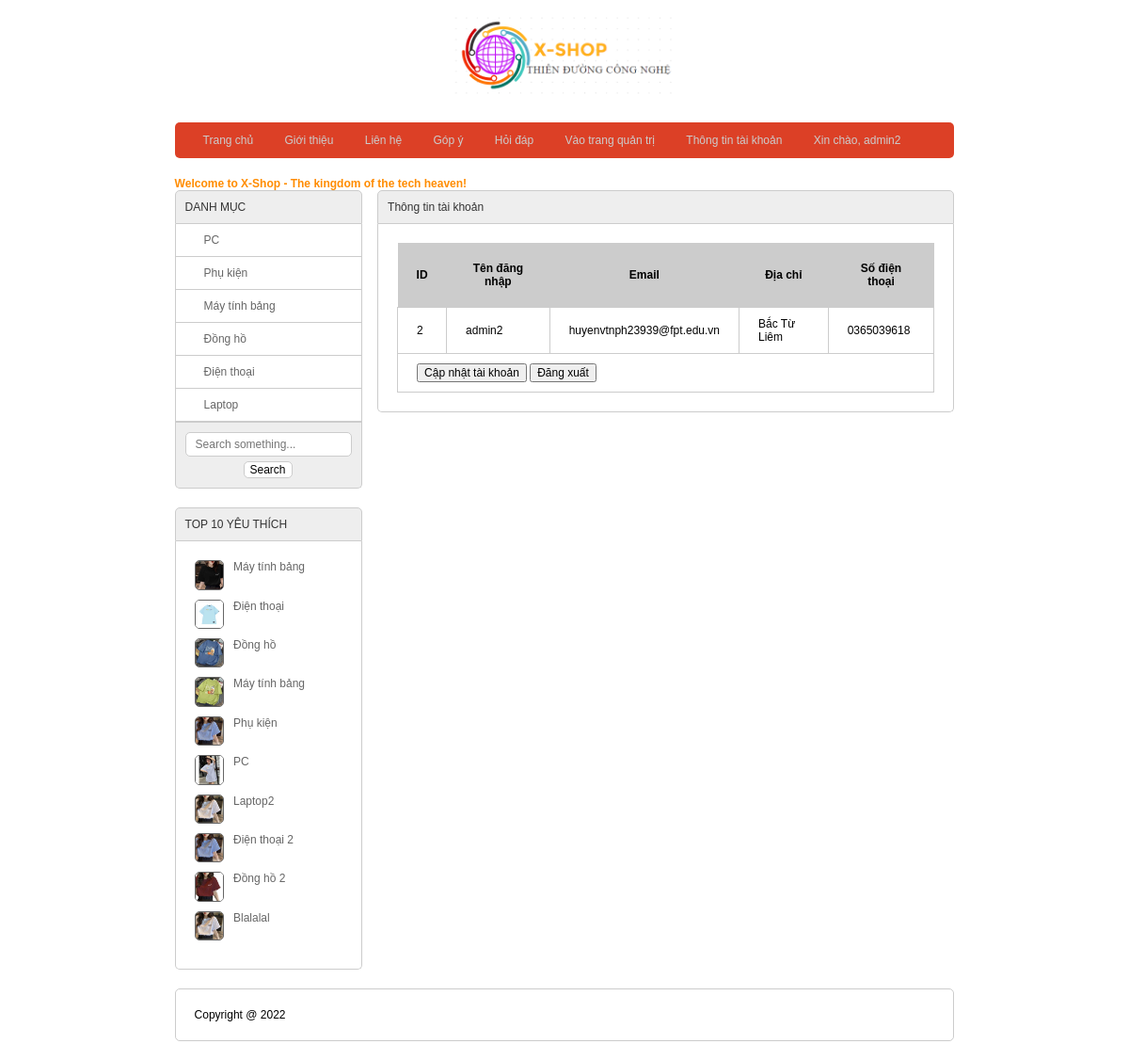
Screenshot of /index.php?act=viewtk (signed in) with the database file from the repository.
### tables this page shows
CREATE TABLE `danh_muc` (
  `id` int(11) NOT NULL,
  `name` varchar(255) NOT NULL
);

CREATE TABLE `san_pham` (
  `id` int(11) NOT NULL,
  `name` varchar(255) NOT NULL,
  `price` double(10,2) NOT NULL DEFAULT 0.00,
  `image` varchar(255) DEFAULT NULL,
  `mo_ta` text DEFAULT NULL,
  `view` int(11) NOT NULL DEFAULT 0,
  `iddm` int(11) NOT NULL
);

### model/pdo.php (called while the page is built, shortened)
<?php
function pdo_get_connection(){
    $dburl = "mysql:host=localhost;dbname=duanmau_ph23939;charset=utf8";
    $username = 'root';
    $password = '';
    $conn = new PDO($dburl, $username, $password);
    $conn->setAttribute(PDO::ATTR_ERRMODE, PDO::ERRMODE_EXCEPTION);
    return $conn;
}
function pdo_query($sql){
    $sql_args = array_slice(func_get_args(), 1);
    try{
        $conn = pdo_get_connection();
        $stmt = $conn->prepare($sql);
        $stmt->execute($sql_args);
        $rows = $stmt->fetchAll();
        return $rows;
    }
    catch(PDOException $e){
        throw $e;
    }
    finally{
        unset($conn);
    }
}

### model/danh_muc.php (called while the page is built, shortened)
<?php
function loadAll_danhmuc(){
    $sql = "select * from danh_muc order by id desc";
    $listdanhmuc=pdo_query($sql);
    return $listdanhmuc;
}
 ?>

### model/san_pham.php (called while the page is built, shortened)
<?php
function loadAll_sanpham_top10(){
    $sql ="select * from san_pham where 1 order by view desc limit 0,10";
    $listsanphamhome=pdo_query($sql);
    return $listsanphamhome;
}
function loadAll_sanpham_home(){
    $sql ="select * from san_pham where 1 order by id desc limit 0,9";
    $listsanpham=pdo_query($sql);
    return $listsanpham;
}
 ?>

### global.php (called while the page is built)
<?php
    $img_path = "Uploads/";
?>

### view/taikhoan/viewtaikhoan.php (the view)
<div class="row mb ">
    <div class="boxtrai mr">
        <div class="row mb">
            <div class="boxtitle">DANH MỤC</div>
            <div class="boxcontent2 menudoc">
                <ul>
                    <?php
                        foreach ($dsdm as $dm) {
                            extract($dm);
                            $linkdm="index.php?act=sanphamofdm&iddm=".$id;
                            echo '<li><a href="'.$linkdm.'">'.$name.'</a></li>';
                        }
                    ?>
                </ul>
            </div>
            <div class="boxfooter searchbox">
                <form action="index.php?act=sanphamofdm" method="post">
                    <input type="text" name="kyw" placeholder="Search something...">
                    <input type="submit" name="search" value="Search">
                </form>
            </div>
        </div>
        <div class="row">
            <div class="boxtitle">TOP 10 YÊU THÍCH</div>
            <div class="row boxcontent">
                <?php
                    foreach ($dstop10 as $sp) {
                        extract($sp);
                        $linksp = "index.php?act=chi_tiet_sp&idsp=".$id;
                        $image = $img_path.$image;
                        echo '<div class="row mb10 top10">
                                <img src="'.$image.'" alt="">
                                <a href="'.$linksp.'">'.$name.'</a>
                            </div>';
                    }
                ?>
            </div>
        </div>
    </div>
    <div class="boxphai">
        <div class="row mb10">
            <div class="boxtitle">Thông tin tài khoản</div>
            <div class="row boxcontent">
                <table>
                    <tr>
                        <th>ID</th>
                        <th>Tên đăng nhập</th>
                        <th>Email</th>
                        <th>Địa chỉ</th>
                        <th>Số điện thoại</th>
                    </tr>
                    <?php
                        if(isset($_SESSION['username'])) {
                            extract($_SESSION['username']);
                    ?>
                        <tr>
                            <td><?=$id?></td>
                            <td><?=$username?></td>
                            <td><?=$email?></td>
                            <td><?=$address?></td>
                            <td><?=$phone?></td>
                        </tr>
                    <?php }?>
                    <tr>
                        <td colspan="5"><a href="index.php?act=edittk"><input type="button" value="Cập nhật tài khoản"></a>
                            <a href="index.php?act=thoat"><input type="button" value="Đăng xuất"></a></td>
                    </tr>
                </table>
            </div>
        </div>
    </div>
</div>
<div class="row mb footer">Copyright @ 2022</div>
</div>

### view/css/style.css (style rules this page uses)
* { box-sizing: border-box; font-family: sans-serif; font-size: 1vw; }
.row { float: left; width: 100%; }
.mb { margin-bottom: 20px; }
.mb10 { margin-bottom: 10px; }
.mr { margin-right: 2%; }
.footer { border: 1px #ccc solid; color: black; border-radius: 5px; padding: 20px; }
.boxtrai { float: left; width: 24%; }
.boxphai { float: left; width: 74%; }
.boxtitle { color: #333; padding: 10px; background-color: #eee; border-top-left-radius: 5px; border-top-right-radius: 5px; border: 1px #ccc solid; }
.boxcontent { border-left: 1px #ccc solid; border-right: 1px #ccc solid; border-bottom: 1px #ccc solid; border-bottom-left-radius: 5px; border-bottom-right-radius: 5px; height: auto; padding: 20px; }
.boxcontent2 { border-left: 1px #ccc solid; border-right: 1px #ccc solid; border-bottom: 1px #ccc solid; }
.boxfooter { padding: 10px; background-color: #eee; border-bottom-left-radius: 5px; border-bottom-right-radius: 5px; border-left: 1px #ccc solid; border-right: 1px #ccc solid; border-bottom: 1px #ccc solid; }
.searchbox input[type="submit"] { margin-left: 50%; }
.formtaikhoan input[type="submit"], .formtaikhoan input[type="reset"], .formtaikhoan input[type="button"], .formcontent input[type="submit"], .formcontent input[type="reset"], .formcontent input[type="button"], .searchbox input[type="submit"] { background-color: #fff; border: 1px #ccc solid; border-radius: 5px; }
.menudoc ul { margin: 0; padding: 0; list-style-type: none; }
.menudoc ul li { padding: 10px 30px; background-color: #fff; border-bottom: 1px #ccc solid; }
.menudoc ul li a { color: #666; text-decoration: none; }
.searchbox input[type="text"] { width: 100%; padding: 5px 10px; background-color: #fff; border: 1px #ccc solid; border-radius: 5px; }
.searchbox input[type="submit"] { margin-left: 35%; background-color: #fff; border: 1px #ccc solid; border-radius: 5px; margin-top: 5px; }
.top10 img { width: 20%; float: left; margin-right: 10px; border: 1px #666 solid; border-radius: 5px; }
.top10 a { color: #666; text-decoration: none; }
.boxcontent table { width: 100%; border-collapse: collapse; border-radius: 5px; }
.boxcontent table th { padding: 20px; background-color: #ccc; }
.boxcontent table td { padding: 10px 20px; border: 1px #ccc solid; }
* { box-sizing: border-box }

### rows the page displays
danh_muc: name "PC"
danh_muc: name "Phụ kiện"
danh_muc: name "Máy tính bảng"
danh_muc: name "Đồng hồ"
danh_muc: name "Điện thoại"
danh_muc: name "Laptop"
san_pham: shows a picture, name "Máy tính bảng"
san_pham: shows a picture, name "Điện thoại"
san_pham: shows a picture, name "Đồng hồ"
san_pham: shows a picture, name "Máy tính bảng"
san_pham: name "Phụ kiện"
san_pham: shows a picture, name "PC"
san_pham: name "Laptop2"
san_pham: name "Điện thoại 2"
san_pham: shows a picture, name "Đồng hồ 2"
san_pham: name "Blalalal"

### other values shown
$username "admin2"
$id "2"
$email "huyenvtnph23939@fpt.edu.vn"
$address "Bắc Từ Liêm"
$phone "0365039618"
